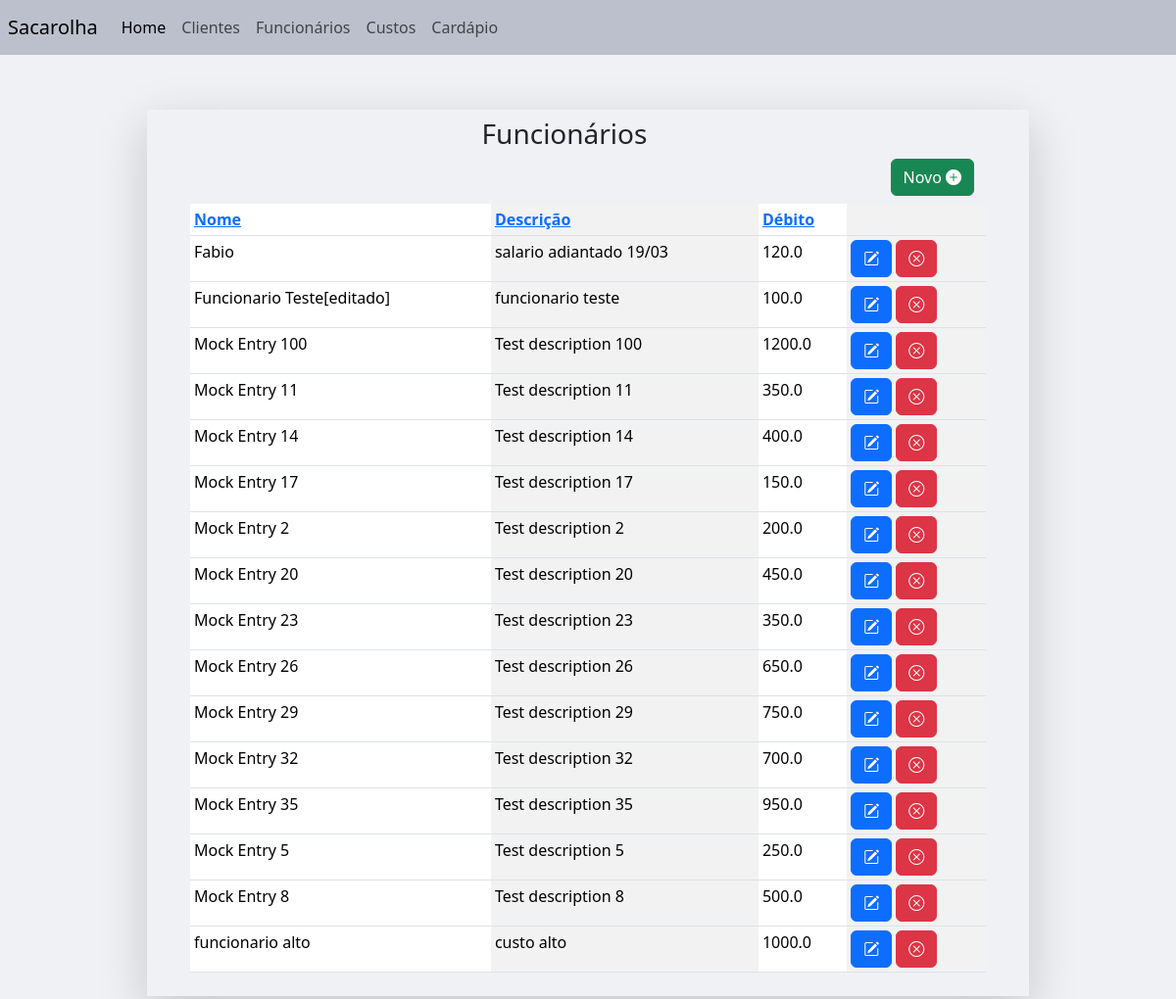
The app's page /funcionario_list (signed in) with its own data.
### main/models.py (models this page shows, shortened)
class RegistroFinanceiro(models.Model):
	category_list = [
		("cliente", "cliente"),
		("custo", "custo"),
		("funcionario", "funcionario"),
	]
	user = models.ForeignKey(User, on_delete=models.CASCADE, null=True)
	name = models.CharField(max_length = 200)
	description = models.CharField(max_length = 200, blank=True)
	value = models.FloatField(validators= [validate_positive])
	category = models.CharField(max_length = 200, choices = category_list)
	state = models.BooleanField(default=True)
	created_at = models.DateTimeField(default=timezone.now)

### main/views.py (the view)
# urls.py: path('funcionario_list', views.FuncionarioListView.as_view(), name='funcionario_list'),
class FuncionarioListView(LoginRequiredMixin, ListView):
    login_url="login"
    template_name="main/funcionario/funcionario_list.html"
    model = RegistroFinanceiro
    def get_queryset(self):
        queryset = super().get_queryset().filter(category='funcionario')
        order = self.request.GET.get('order', 'asc')
        sort_by = self.request.GET.get('sort', 'name')
        if order == "desc":
            sort_by = f'-{sort_by}'
        queryset= queryset.order_by(sort_by)
        return queryset

### main/templates/main/funcionario/funcionario_list.html (shortened to what this page needs)
{%extends "base.html"%}
{%block navbar%}
{%include 'navbar.html'%}
{%endblock navbar%}
{%block content%}
<div align="right" class='pe-5' >
	<h3 align="center">Funcionários</h3>
<a class='btn btn-success h1' href={%url 'funcionario_create'%} method='GET'class='h3'>Novo					<i class="bi bi-plus-circle-fill"></i></a>
{%include "main/funcionario/funcionario_table.html"%}
</div>
{%endblock content%}

### main/templates/main/funcionario/funcionario_table.html
<div class='row ps-5 justify-content-center'>
<table class="table table-striped-columns table-sm">
<thead>
	<tr>
		<th>             <a href="?sort=name&order={% if request.GET.order == 'asc' %}desc{% else %}asc{% endif %}">
			Nome
		</a></th>
		<th>                <a href="?sort=description&order={% if request.GET.order == 'asc' %}desc{% else %}asc{% endif %}">
			Descrição
		</a></th>
		<th>                <a href="?sort=value&order={% if request.GET.order == 'asc' %}desc{% else %}asc{% endif %}">
			Débito
		</a></th>
		<th></th>
	</tr>
</thead>
<tbody>
	{%for object in object_list%}
		{%if object.category == "funcionario" and object.state == True%}
		<tr>
			<td scope="row">{{object.name}}</td>
			<td scope="row">{{object.description}}</td>
			<td scope="row">{{object.value}}</td>
			<td><a href="{%url 'funcionario_update' object.id%}" class='btn btn-primary'>
				<i class="bi bi-pencil-square"></i>
			</a>
			<a href="{%url 'funcionario_softdelete' object.id%}"class='btn btn-danger'>
				<i class="bi bi-x-circle"></i>
			</a>
			</td>
		</tr>
		{%endif%}
	{%endfor%}
</tbody>
</table>
</div>

### main/static/css/style.css (style rules this page uses)
html { font-family: Arial, Helvetica, sans-serif; }
body { background-color: black; }

### records on screen
RegistroFinanceiro: name "Fabio", description "salario adiantado 19/03", value "120.0"
RegistroFinanceiro: name "Funcionario Teste[editado]", description "funcionario teste", value "100.0"
RegistroFinanceiro: name "Mock Entry 100", description "Test description 100", value "1200.0"
RegistroFinanceiro: name "Mock Entry 11", description "Test description 11", value "350.0"
RegistroFinanceiro: name "Mock Entry 14", description "Test description 14", value "400.0"
RegistroFinanceiro: name "Mock Entry 17", description "Test description 17", value "150.0"
RegistroFinanceiro: name "Mock Entry 2", description "Test description 2", value "200.0"
RegistroFinanceiro: name "Mock Entry 20", description "Test description 20", value "450.0"
RegistroFinanceiro: name "Mock Entry 23", description "Test description 23", value "350.0"
RegistroFinanceiro: name "Mock Entry 26", description "Test description 26", value "650.0"
RegistroFinanceiro: name "Mock Entry 29", description "Test description 29", value "750.0"
RegistroFinanceiro: name "Mock Entry 32", description "Test description 32", value "700.0"
RegistroFinanceiro: name "Mock Entry 35", description "Test description 35", value "950.0"
RegistroFinanceiro: name "Mock Entry 5", description "Test description 5", value "250.0"
RegistroFinanceiro: name "Mock Entry 8", description "Test description 8", value "500.0"
RegistroFinanceiro: name "funcionario alto", description "custo alto", value "1000.0"
